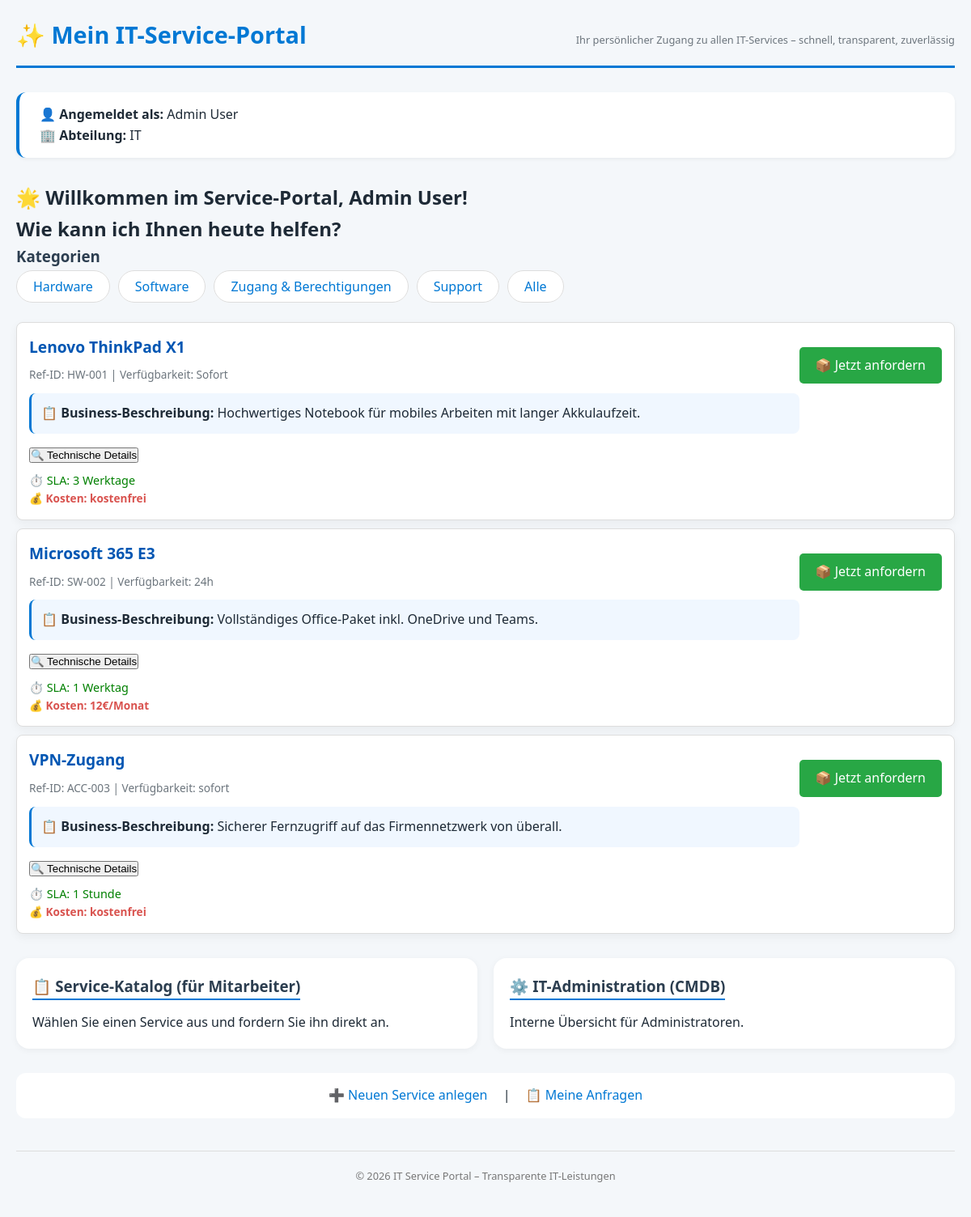
The page / (signed in) on the database its author committed.
### tables this page shows
CREATE TABLE users (
            id INTEGER PRIMARY KEY AUTOINCREMENT,
            username TEXT UNIQUE NOT NULL,
            password TEXT NOT NULL,
            role TEXT NOT NULL DEFAULT 'user',
            fullname TEXT,
            department TEXT
        );

CREATE TABLE services (
            id TEXT PRIMARY KEY,
            name TEXT NOT NULL,
            category TEXT,
            availability TEXT,
            description_business TEXT,
            description_technical TEXT,
            sla TEXT,
            costs TEXT,
            active INTEGER DEFAULT 1
        );

### app.py (the view)
@app.route('/')
@login_required
def index():
    category = request.args.get('category')
    services = database.get_services(category)
    return render_template('index.html', user=current_user, services=services)

### app.py (called while the page is built)
@login_manager.user_loader
def load_user(user_id):
    conn = sqlite3.connect(database.DB_PATH)
    c = conn.cursor()
    c.execute("SELECT id, username, role, fullname, department FROM users WHERE id=?", (user_id,))
    row = c.fetchone()
    conn.close()
    if row:
        return User(row[0], row[1], row[2], row[3], row[4])
    return None

### database.py (called while the page is built)
def get_services(category=None):
    conn = sqlite3.connect(DB_PATH)
    c = conn.cursor()
    if category:
        c.execute("SELECT * FROM services WHERE category=? AND active=1", (category,))
    else:
        c.execute("SELECT * FROM services WHERE active=1")
    rows = c.fetchall()
    conn.close()
    services = []
    for row in rows:
        services.append({
            'id': row[0],
            'name': row[1],
            'category': row[2],
            'availability': row[3],
            'description_business': row[4],
            'description_technical': row[5],
            'sla': row[6],
            'costs': row[7],
            'active': row[8]
        })
    return services

### templates/index.html (shortened to what this page needs)
<!DOCTYPE html>
<html lang="de">
<head>
    <link rel="stylesheet" href="{{ url_for('static', filename='style.css') }}">
</head>
<body>
    <div class="container">
        <div class="header">
            <h1>✨ Mein IT-Service-Portal</h1>
            <small>Ihr persönlicher Zugang zu allen IT-Services – schnell, transparent, zuverlässig</small>
        </div>
        <div class="user-info">
            <strong>👤 Angemeldet als:</strong> {{ user.fullname }}<br>
            <strong>🏢 Abteilung:</strong> {{ user.department }}
        </div>
        <h2>🌟 Willkommen im Service-Portal, {{ user.fullname }}!<br>Wie kann ich Ihnen heute helfen?</h2>
        <div class="categories">
            <h3>Kategorien</h3>
            <ul style="list-style: none; padding: 0; display: flex; gap: 10px;">
                <li><a href="{{ url_for('index', category='Hardware') }}" class="btn-small">Hardware</a></li>
                <li><a href="{{ url_for('index', category='Software') }}" class="btn-small">Software</a></li>
                <li><a href="{{ url_for('index', category='Zugang') }}" class="btn-small">Zugang & Berechtigungen</a></li>
                <li><a href="{{ url_for('index', category='Support') }}" class="btn-small">Support</a></li>
                <li><a href="{{ url_for('index') }}" class="btn-small">Alle</a></li>
            </ul>
        </div>
        {% for service in services %}
        <div class="service-card" style="border: 1px solid #ddd; padding: 15px; margin-bottom: 10px; border-radius: 8px;">
            <div class="service-info">
                <div class="service-name" style="font-size: 1.2em; font-weight: bold; color: #0056b3;">{{ service.name }}</div>
                <div class="service-meta">Ref-ID: {{ service.id }} | Verfügbarkeit: {{ service.availability }}</div>
                <div class="business-view" style="margin-top: 10px;">
                    <strong>📋 Business-Beschreibung:</strong> {{ service.description_business }}
                </div>
                <button class="btn-secondary" onclick="toggleTechnical('tech-{{ service.id }}')" style="margin-top: 5px;">🔍 Technische Details</button>
                {% if service.sla %}
                <div class="sla" style="color: green; font-size: 0.9em;">⏱️ SLA: {{ service.sla }}</div>
                {% endif %}
                {% if service.costs %}
                <div class="costs" style="color: #d9534f; font-weight: bold;">💰 Kosten: {{ service.costs }}</div>
                {% endif %}
            </div>
            <div style="margin-top: 15px;">
                <a href="{{ url_for('show_request_form', service_id=service.id) }}" class="btn-primary"
                   style="text-decoration: none; background-color: #28a745; color: white; padding: 10px 20px; border-radius: 5px; display: inline-block;">
                   📦 Jetzt anfordern
                </a>
            </div>
        </div>
        {% endfor %}
        <div class="two-columns" style="display: flex; gap: 20px; margin-top: 30px;">
            <div class="column">
                <h3>📋 Service-Katalog (für Mitarbeiter)</h3>
                <p>Wählen Sie einen Service aus und fordern Sie ihn direkt an.</p>
            </div>
            <div class="column">
                <h3>⚙️ IT-Administration (CMDB)</h3>
                <p>Interne Übersicht für Administratoren.</p>
            </div>
        </div>
        <div class="admin-link" style="margin-top: 20px; text-align: center;">
            <a href="{{ url_for('add_service_form') }}">➕ Neuen Service anlegen</a> |
            <a href="{{ url_for('requests_list') }}">📋 Meine Anfragen</a>
        </div>
        <footer style="margin-top: 40px; text-align: center; font-size: 0.8em; color: #777;">
            &copy; 2026 IT Service Portal – Transparente IT-Leistungen
        </footer>
    </div>
</body>
</html>

### static/style.css (style rules this page uses)
:root { --primary: #0078d4; --primary-dark: #005a9e; --secondary: #2c3e50; --light: #f4f7fa; --dark: #1e2a36; --success: #28a745; --warning: #ffc107; --danger: #dc3545; --gray: #6c757d; }
* { margin: 0; padding: 0; box-sizing: border-box; }
body { font-family: 'Segoe UI', Tahoma, Geneva, Verdana, sans-serif; background: var(--light); color: var(--dark); line-height: 1.6; }
.container { max-width: 1200px; margin: 0 auto; padding: 20px; }
.header { display: flex; justify-content: space-between; align-items: baseline; flex-wrap: wrap; border-bottom: 3px solid var(--primary); padding-bottom: 15px; margin-bottom: 30px; }
.header h1 { color: var(--primary); font-size: 1.8rem; }
.header small { color: var(--gray); font-size: 0.8rem; }
.user-info { background: white; border-radius: 12px; padding: 15px 25px; margin-bottom: 30px; box-shadow: 0 2px 4px rgba(0,0,0,0.05); border-left: 4px solid var(--primary); }
.categories { margin-bottom: 30px; }
.categories h3 { margin-bottom: 10px; color: var(--secondary); }
.categories ul { display: flex; flex-wrap: wrap; gap: 15px; list-style: none; padding: 0; }
.categories a { text-decoration: none; background: white; padding: 8px 20px; border-radius: 30px; color: var(--primary); font-weight: 500; transition: all 0.2s; border: 1px solid #ddd; }
.service-card { background: white; border-radius: 16px; padding: 20px; margin-bottom: 20px; box-shadow: 0 4px 12px rgba(0,0,0,0.05); transition: transform 0.2s, box-shadow 0.2s; display: flex; justify-content: space-between; align-items: flex-start; flex-wrap: wrap; }
.service-info { flex: 1; }
.service-name { font-size: 1.3rem; font-weight: 600; color: var(--primary-dark); margin-bottom: 8px; }
.service-meta { font-size: 0.85rem; color: var(--gray); margin-bottom: 12px; }
.business-view { background: #f0f7ff; padding: 12px; border-radius: 8px; margin: 12px 0; border-left: 3px solid var(--primary); }
.sla { font-size: 0.85rem; color: var(--success); margin-top: 8px; }
.costs { font-size: 0.85rem; color: var(--danger); }
.two-columns { display: flex; gap: 30px; margin-top: 40px; margin-bottom: 30px; }
.column { flex: 1; background: white; border-radius: 16px; padding: 20px; box-shadow: 0 2px 8px rgba(0,0,0,0.05); }
.column h3 { color: var(--secondary); margin-bottom: 15px; border-bottom: 2px solid var(--primary); display: inline-block; }
.admin-link { text-align: center; margin: 30px 0; padding: 15px; background: white; border-radius: 12px; }
.admin-link a { margin: 0 15px; color: var(--primary); text-decoration: none; font-weight: 500; }
footer { text-align: center; padding: 20px; color: var(--gray); font-size: 0.8rem; border-top: 1px solid #ddd; margin-top: 20px; }

### rows shown on the page
users: fullname "Admin User", department "IT"
services: name "Lenovo ThinkPad X1", id "HW-001", availability "Sofort", description_business "Hochwertiges Notebook für mobiles Arbeiten mit langer Akkulaufzeit.", sla "3 Werktage", costs "kostenfrei"
services: name "Microsoft 365 E3", id "SW-002", availability "24h", description_business "Vollständiges Office-Paket inkl. OneDrive und Teams.", sla "1 Werktag", costs "12€/Monat"
services: name "VPN-Zugang", id "ACC-003", availability "sofort", description_business "Sicherer Fernzugriff auf das Firmennetzwerk von überall.", sla "1 Stunde", costs "kostenfrei"
